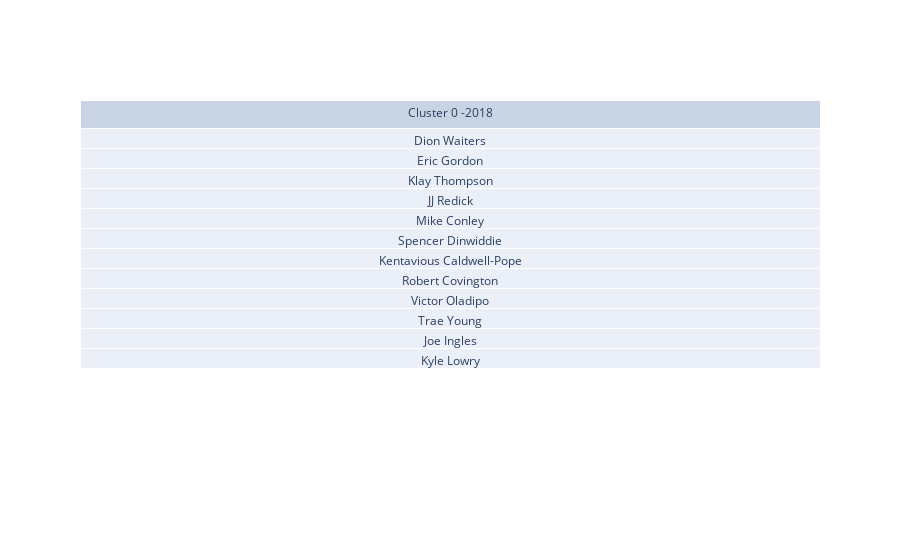

Source (notebook cell):
### Code cell
display_cluster(0, '2018')

### Figure 1 — Plotly figure (JSON) as saved in the notebook; plotly's stock layout.template omitted (floating-point values rounded to 4 significant figures)
{"data": [{"cells": {"values": [["Dion Waiters", "Eric Gordon", "Klay Thompson", "JJ Redick", "Mike Conley", "Spencer Dinwiddie", "Kentavious Caldwell-Pope", "Robert Covington", "Victor Oladipo", "Trae Young", "Joe Ingles", "Kyle Lowry"]]}, "header": {"values": ["Cluster 0 -2018"]}, "type": "table"}], "layout": {}}
